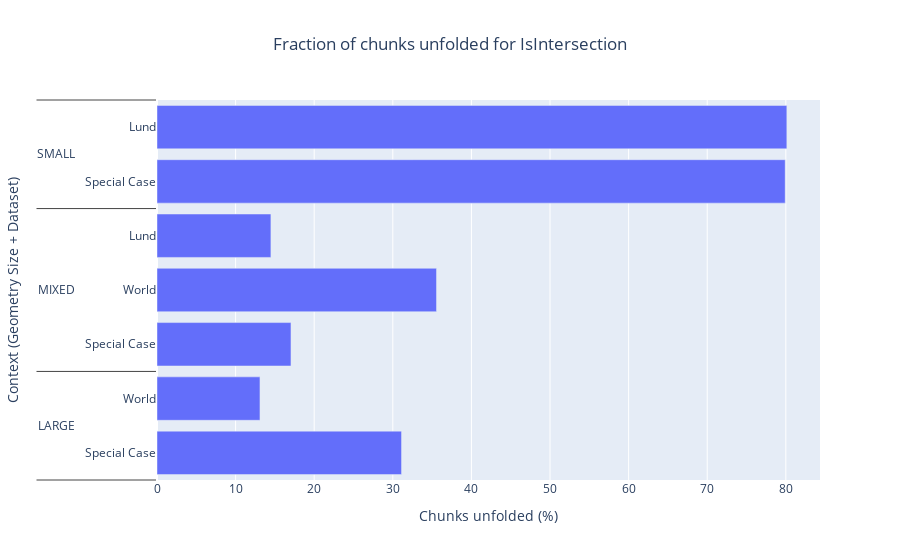
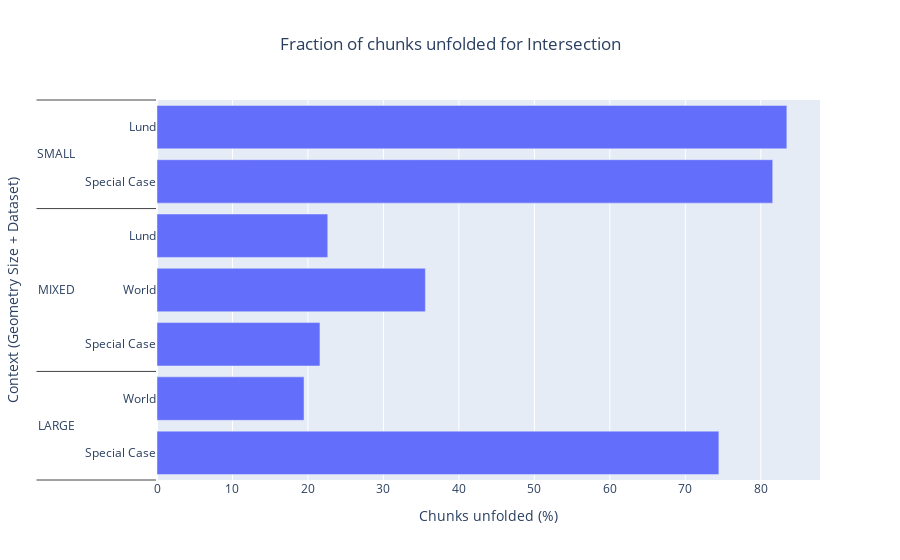

Notebook cell for these charts, in order:
### Code cell
if SHOW_STATS:
    for idx, df in enumerate([stats_df[stats_df['predicate'] == True], stats_df[stats_df['predicate'] == False]]): #Loop through predicate and not predicate intersection seperately
        #Calculate franctions of mean fraction of chunks unfolded
        df["chk_fraction_unfolded"] = df["nbr_recieved_chks"].div(df.nbr_total_chks, axis=0) * 100;
        chk_fractions_df = df[["chk_fraction_unfolded", "dataset", "context"]];
        chk_fractions_df = chk_fractions_df.groupby(['context','dataset']).mean();
        chk_fractions_df.reset_index(inplace=True)
       
        x = [
            chk_fractions_df.context.values,
            chk_fractions_df.dataset.values
        ]
        fig = go.Figure()
        fig.add_bar(y=x,x=chk_fractions_df.chk_fraction_unfolded.values, name="Chunk fraction unfolded", orientation='h')
        
        if idx == 0:
            fig.update_layout(title="Fraction of chunks unfolded for IsIntersection",title_x=0.5)
        else:
            fig.update_layout(title="Fraction of chunks unfolded for Intersection",title_x=0.5)
        fig.update_layout(barmode="relative", xaxis_title="Chunks unfolded (%)", yaxis_title="Context (Geometry Size + Dataset)")

        fig.show()

### Figure 1 — Plotly figure (JSON) as saved in the notebook; plotly's stock layout.template omitted (floating-point values rounded to 4 significant figures)
{"data": [{"name": "Chunk fraction unfolded", "orientation": "h", "type": "bar", "x": [31.11, 13.1, 14.49, 17.05, 35.56, 80.13, 79.93], "y": [["LARGE", "LARGE", "MIXED", "MIXED", "MIXED", "SMALL", "SMALL"], ["Special Case", "World", "Lund", "Special Case", "World", "Lund", "Special Case"]]}], "layout": {"barmode": "relative", "title": {"text": "Fraction of chunks unfolded for IsIntersection", "x": 0.5}, "xaxis": {"title": {"text": "Chunks unfolded (%)"}}, "yaxis": {"title": {"text": "Context (Geometry Size + Dataset)"}}}}

### Figure 2 — Plotly figure (JSON) as saved in the notebook; plotly's stock layout.template omitted (floating-point values rounded to 4 significant figures)
{"data": [{"name": "Chunk fraction unfolded", "orientation": "h", "type": "bar", "x": [74.44, 19.48, 22.63, 21.59, 35.56, 83.45, 81.58], "y": [["LARGE", "LARGE", "MIXED", "MIXED", "MIXED", "SMALL", "SMALL"], ["Special Case", "World", "Lund", "Special Case", "World", "Lund", "Special Case"]]}], "layout": {"barmode": "relative", "title": {"text": "Fraction of chunks unfolded for Intersection", "x": 0.5}, "xaxis": {"title": {"text": "Chunks unfolded (%)"}}, "yaxis": {"title": {"text": "Context (Geometry Size + Dataset)"}}}}
